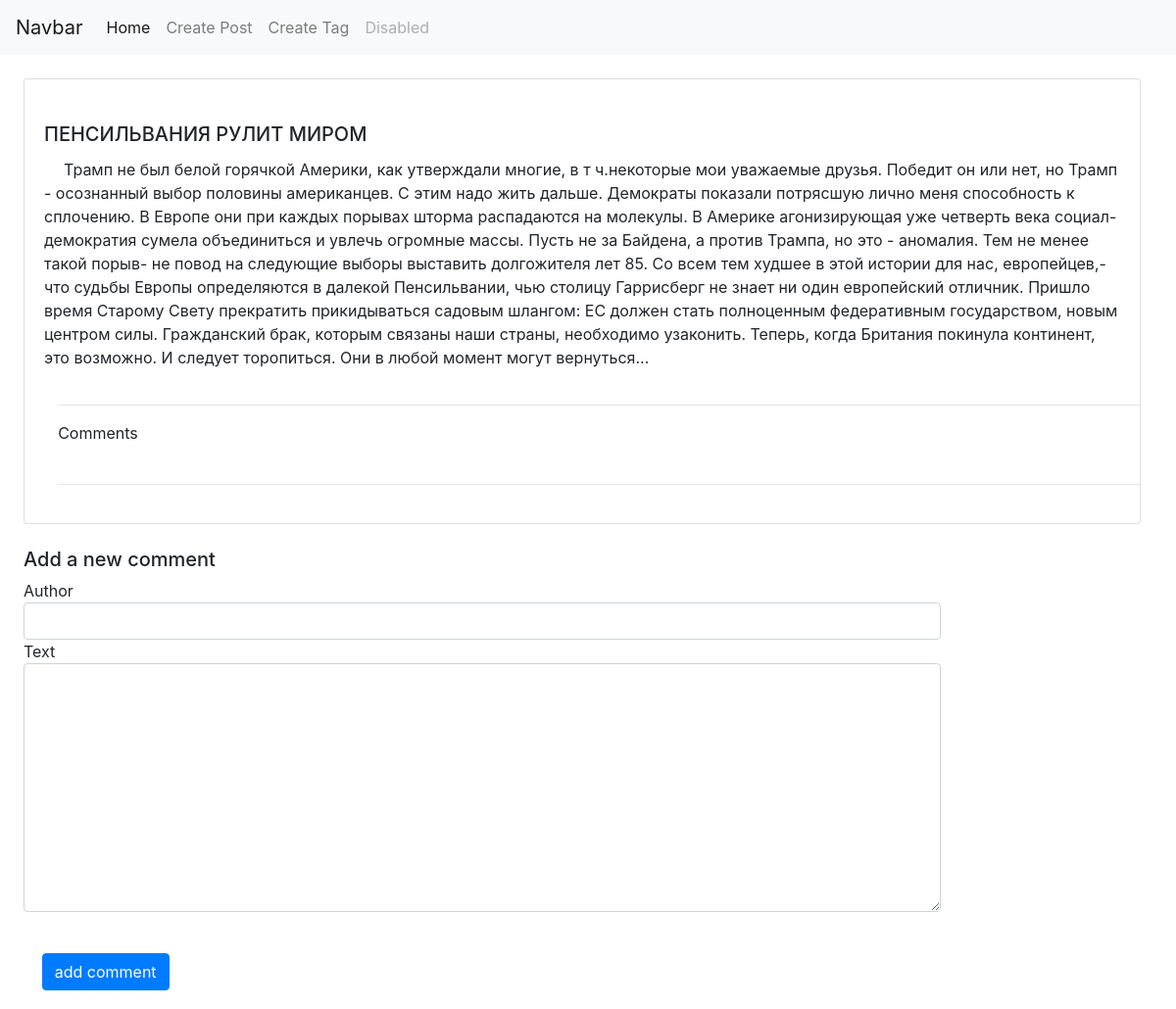
Screenshot of /post_details/pennsylvania/ with the database file from the repository.
### posts/models.py (models this page shows, shortened)
class Post(models.Model):
    title = models.CharField(max_length=150)
    text = models.TextField(blank=True)
    pub_date = models.DateTimeField(auto_now_add=True)
    slug = models.SlugField(max_length=50, unique=True)
    tags = models.ManyToManyField('Tag', blank=True, related_name='posts')
    class Meta:
        ordering = ['-pub_date']
        verbose_name = 'пост'
        verbose_name_plural = 'посты'

### posts/views.py (the view, shortened to what this page needs)
# urls.py: path('post_details/<str:slug>/', views.PostDetails.as_view(), name='post_details_url'),
class PostDetails(View):
    def get(self, request, slug):
        post = get_object_or_404(Post, slug__iexact=slug)
        comments = post.comments.all()
        comment_form = CommentForm()
        return render(request, 'post_details.html', context={'post': post,
                                                             'comments': comments,
                                                             'comment_form': comment_form})

### posts/forms.py
class CommentForm(forms.ModelForm):
    class Meta:
        model = Comment
        fields = ['author', 'text']
        widgets = {
            'author': forms.TextInput(attrs={'class': 'form-control'}),
            'text': forms.Textarea(attrs={'class': 'form-control'}),
        }

### templates/post_details.html (shortened to what this page needs)
{% extends 'base_blog.html' %}
{% block content %}
    <div class="card" style="width: 95%;">
        <div class="card-body">
            <br>
            <h5 class="card-title">{{post.title}}</h5>
            <p class="card-text">{{post.text}}</p>
        </div>
        <div class="comments">
            <hr>
            <div>Comments</div>
            <br>
            <hr>
        </div>
    </div>
<div class="add_comment">
    <h5>Add a new comment</h5>
    <form action="{% url 'post_details_url' slug=post.slug %}" method="post">
        {% for field in comment_form %}
            <div class="from-group">
              {{field.label}}
                <br>
              {{field}}
            </div>
        {% endfor %}
        <br>
        <button type="submit" class="btn btn-primary">add comment</button>
    </form>
</div>
{% endblock %}

### templates/base_blog.html (style rules this page uses)
.card { margin-left:5%; }
.comments { margin-left:3%; margin-bottom:2%; }
p { text-indent:20px; }
.btn { margin:2%; }
.card { margin:2%; }
.add_comment { margin-left:2%; margin-right:20%; }

### rows the page displays
Post: title "ПЕНСИЛЬВАНИЯ РУЛИТ МИРОМ", text "Трамп не был белой горячкой Америки, как утверждали многие, в т ч.некоторые мои уважаемые друзья. Победит он или нет, но Трамп - осознанный выбор половины американцев. С этим надо жить дальше. Демократы показали потрясшую лично меня способность к сплочению. В Европе они при каждых порывах шторма распадаются на молекулы. В Америке агонизирующая уже четверть века социал-демократия сумела объединиться и увлечь огромные массы. Пусть не за Байдена, а против Трампа, но это - аномалия. Тем не менее такой порыв- не повод на следующие выборы выставить долгожителя лет 85. Со всем тем худшее в этой истории для нас, европейцев,- что судьбы Европы определяются в далекой Пенсильвании, чью столицу…"

### other values shown
{{ field.label }} "Author" "Text"
